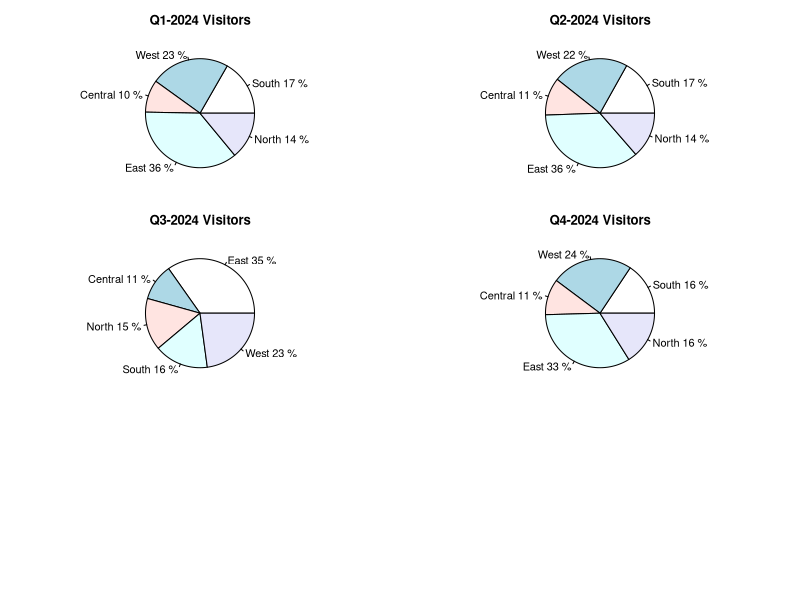
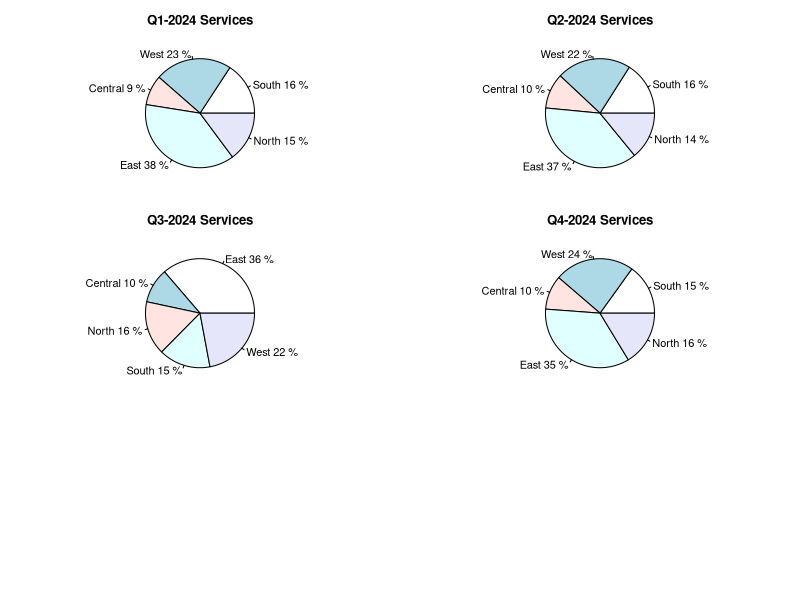

R code for these plots, in order:
## ---- chunk 1
knitr::opts_chunk$set(echo = TRUE)
## ---- chunk 2

library(readxl)

data <- read_excel("StaticData.xlsx")


head(data)

## ---- chunk 3


library(dplyr)

summary_table <- data %>%
  group_by(Branch) %>%
  summarise(
    Count = n(),
    Minimum = min(`Number of Services`, na.rm = TRUE),
    Maximum = max(`Number of Services`, na.rm = TRUE),
    Mean = mean(`Number of Services`, na.rm = TRUE),
    Median = median(`Number of Services`, na.rm = TRUE),
    SD = sd(`Number of Services`, na.rm = TRUE),
    Variance = var(`Number of Services`, na.rm = TRUE)
  )

summary_table

## ---- chunk 4

plot_pie <- function(values, labels, title){
  percent <- round(values / sum(values) * 100)
  labs <- paste(labels, percent, "%")
  par(mar = c(1, 1, 3, 1))
  pie(values, labels = labs, main = title, cex = 1.0, )
}

# =====================  (Visitors) =====================

par(mfrow = c(3, 2))

plot_pie(c(39.58894, 55.4012, 22.8513, 86.09669, 33.20302),
          c("South", "West", "Central", "East", "North"),
          "Q1-2024 Visitors")

plot_pie(c(40.91335518,54.40047118,27.197,86.829,32.95935049),
          c("South", "West", "Central", "East", "North"),
          "Q2-2024 Visitors")

plot_pie(c(88.72461974,27.77778645,39.47369173,40.87432294,58.31776618),
          c("East", "Central", "North", "South", "West"),
          "Q3-2024 Visitors")

plot_pie(c(40.37765,62.20097,27.4485173,86.20612,41.52164),
          c("South", "West", "Central", "East", "North"),
          "Q4-2024 Visitors")



dev.copy(png, "Visitors_All.png", width=1600, height=1200)
dev.off()
## ---- chunk 5
# ===================== ا (Services) =====================
par(mfrow = c(3, 2))

plot_pie(c(44.02757, 63.56799, 24.90558,105.1781,41.3967),
          c("South", "West", "Central", "East", "North"),
          "Q1-2024 Services")

plot_pie(c(45.45086055,62.68957657,29.7741,106.521,40.05701747),
          c("South", "West", "Central", "East", "North"),
          "Q2-2024 Services")

plot_pie(c(108.5220353,30.93753957,47.69404954,45.88994396,65.96535852),
          c("East", "Central", "North", "South", "West"),
          "Q3-2024 Services")

plot_pie(c(45.62683,71.36153,30.57528356,105.4806,49.28117),
          c("South", "West", "Central", "East", "North"),
          "Q4-2024 Services")



  
dev.copy(png, "Services_All.png", width=1600, height=1200)
dev.off()
## ---- chunk 6
library(readxl)
library(dplyr)
library(car)

df <- read_excel("StaticData.xlsx")
df$Region  <- factor(df$Region)
df$Quarter <- factor(df$Quarter, levels = c("Q1","Q2","Q3","Q4"))

 
model_vis <- aov(log_Visitors ~ Region + Quarter, data = df)
model_srv <- aov(log_Services ~ Region + Quarter, data = df)


summary(model_vis)
summary(model_srv)


leveneTest(log_Visitors ~ Region, data = df)
leveneTest(log_Services ~ Region, data = df)
